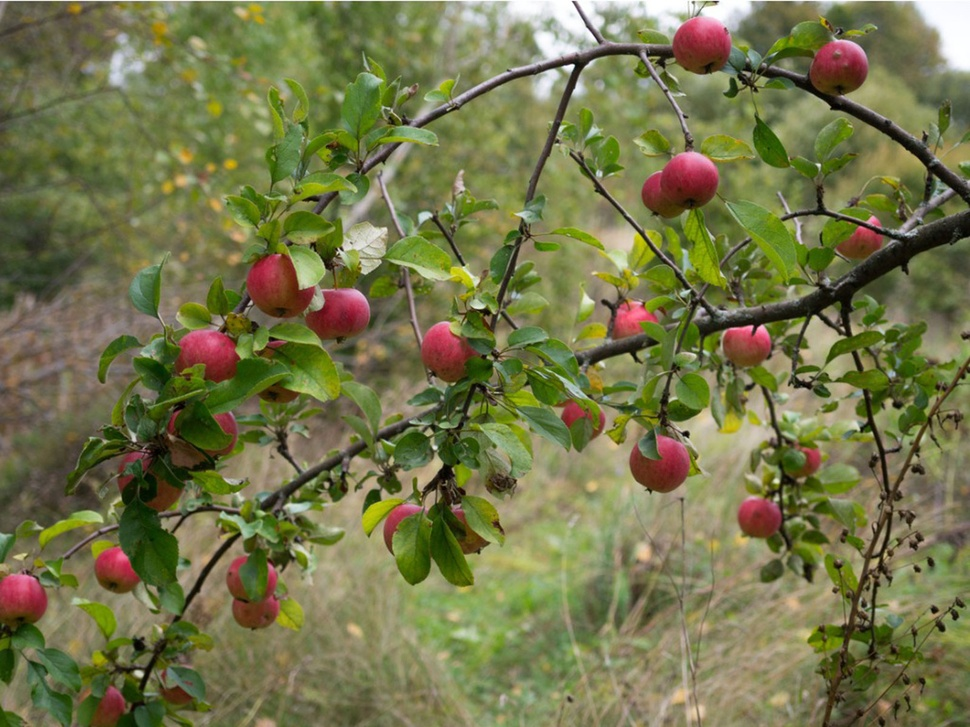
#> input picture exercise_week_1/appletree.jpg, 970 x 727 px, shrunk from 1600 x 1200 before the run
$ jupyter execute 'Weekly Project.ipynb'
#> lines starting #> are read from the running program, lines starting #| are printed output that depends on the picture; after the words box and inside, x2 and y2 are one past the last pixel; in counts of white or black regions, pixels touching at a corner belong together
# Weekly project part 1
Using the image "appletree.jpg"
1) Can you segment the apples from the tree?
2) Can you get the computer to count how many there are?
    How close can you get to the ground truth? (there are 26 apples in the image)
3) Can you change the color of one of them?
4) Can you segment the leaves?


# Weekly project part 2
1) Remove the greenscreen and replace the background in "itssp.png".
2) Can you improve the edge with eroding/dilating?

[cell 1]
import cv2
import numpy as np
import imutils
from matplotlib import pyplot as plt

bgr_img = cv2.imread("appletree.jpg")
#> bgr_img is the input picture: shape (727, 970, 3); mean B, G, R 74.3, 117, 116.1
b,g,r = cv2.split(bgr_img)
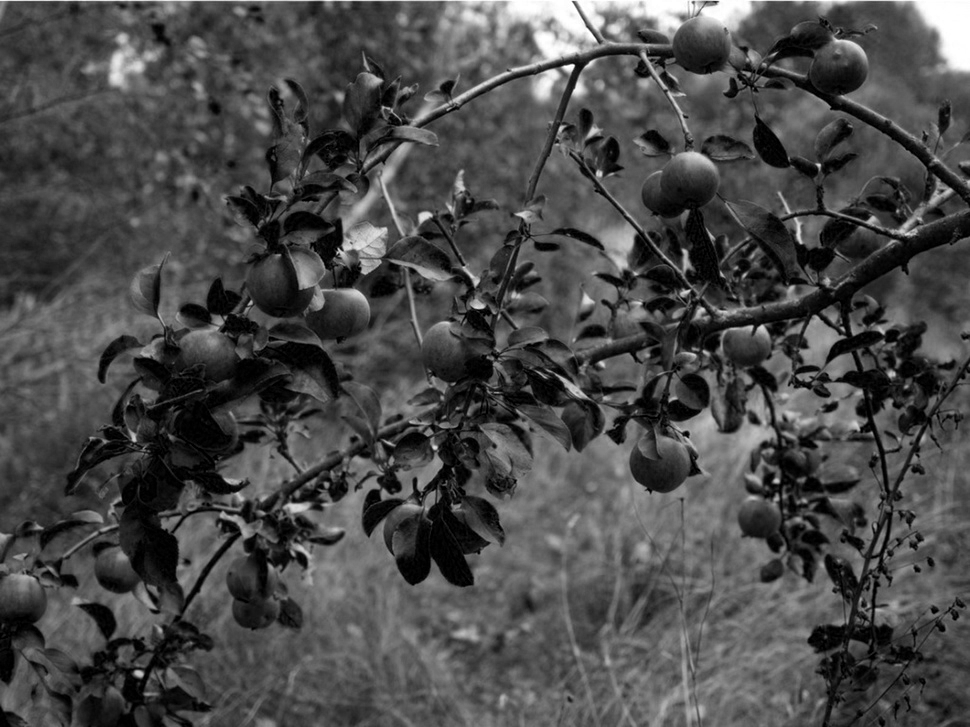
#> b: shape (727, 970); min 0, max 255, mean 74.3
image = cv2.merge([r,g,b])
plt.imshow(image)

[cell 2]
# Convert image to HSV color space for easier color segmentation
hsv = cv2.cvtColor(bgr_img, cv2.COLOR_BGR2HSV)
#> hsv: shape (727, 970, 3); mean H, S, V 36.3, 111.3, 123.9
h, s, v = cv2.split(hsv)
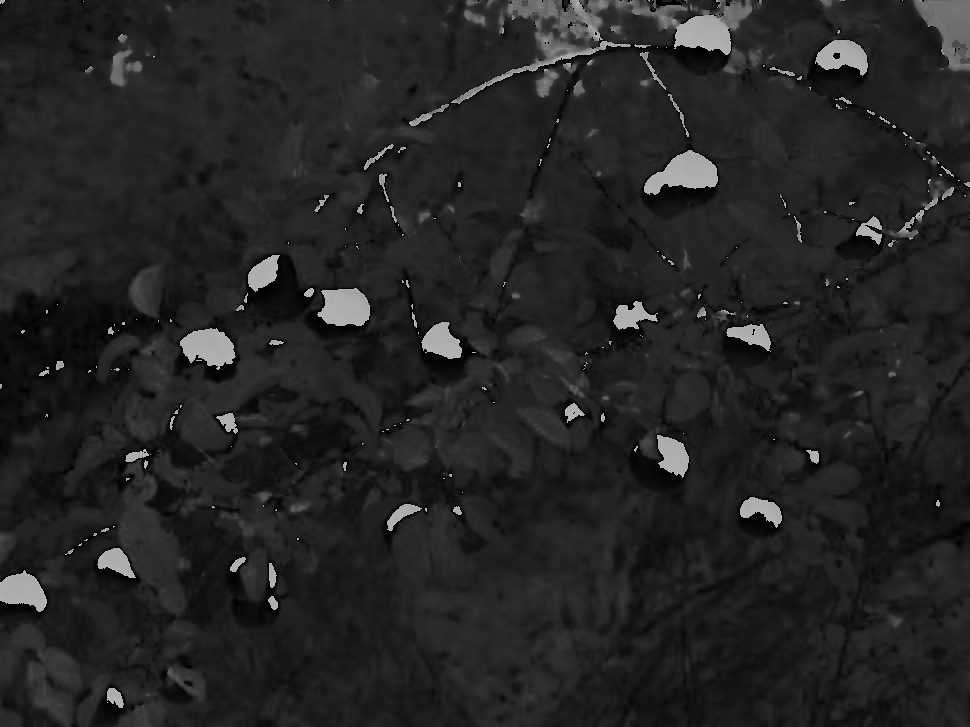
#> h: shape (727, 970); min 0, max 179, mean 36.3
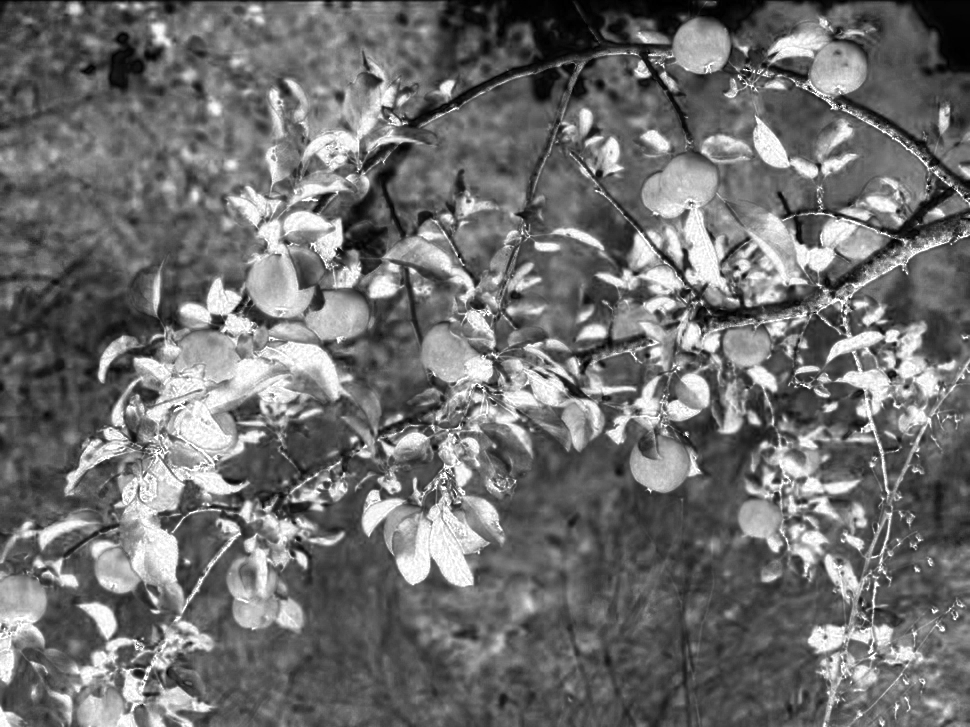
#> s: shape (727, 970); min 0, max 255, mean 111.3
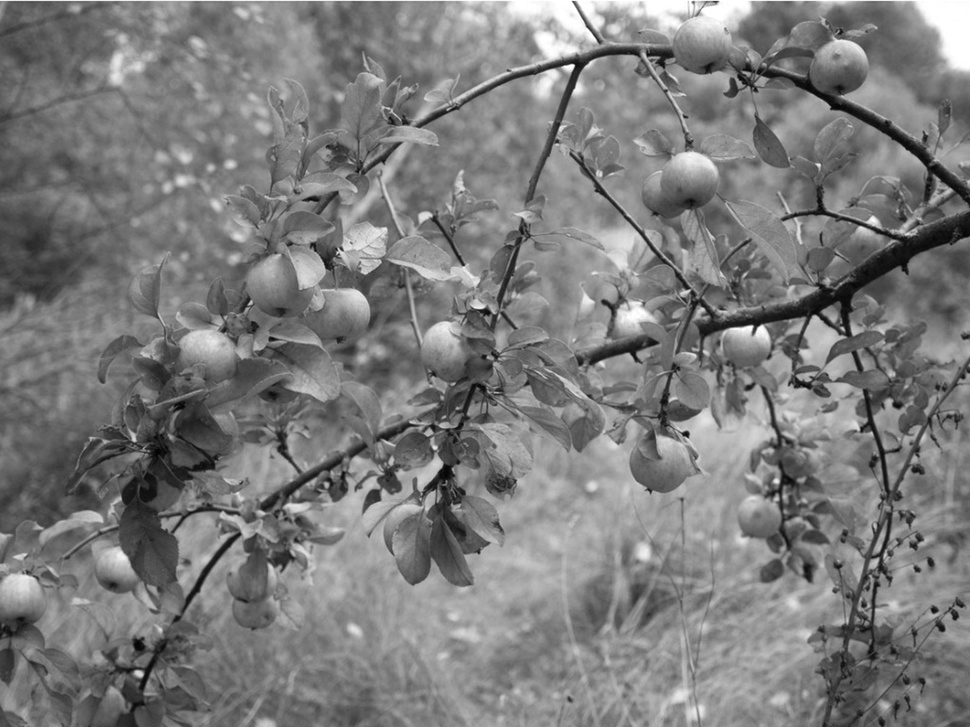
#> v: shape (727, 970); min 1, max 255, mean 123.9

# Plot the HSV channels side by side
fig, axes = plt.subplots(1, 3, figsize=(15, 5))
axes[0].imshow(h, cmap='gray')
axes[0].set_title('Hue')
axes[1].imshow(s, cmap='gray')
axes[1].set_title('Saturation')
axes[2].imshow(v, cmap='gray')
axes[2].set_title('Value')
plt.show()

[cell 3]
gray = h.copy()
edged = cv2.Canny(gray, 30, 150)
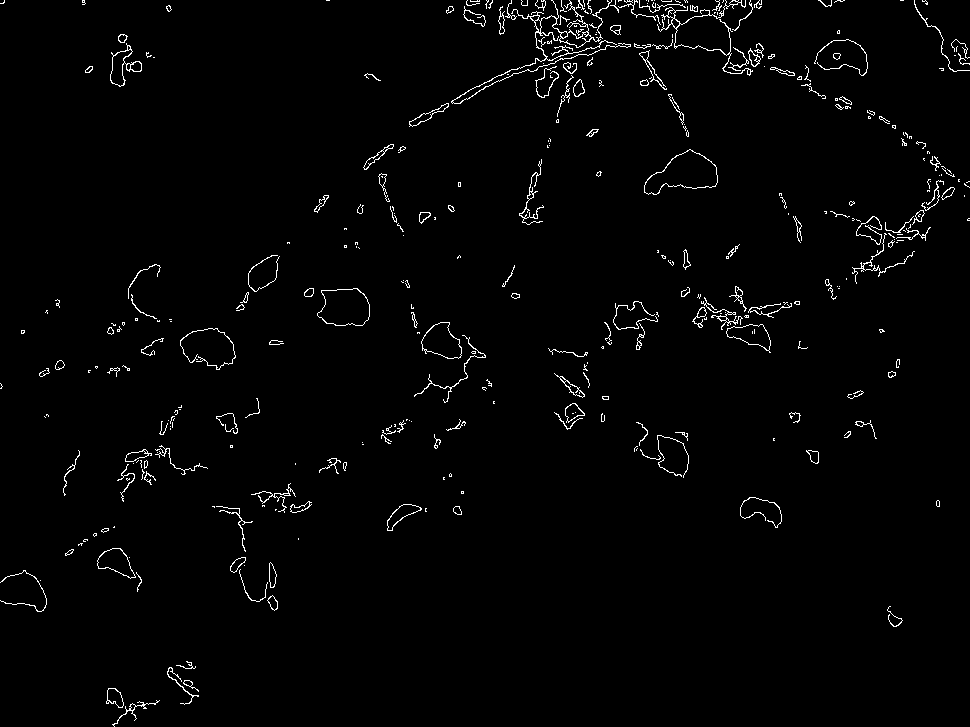
#> edged: shape (727, 970); 1.7% white in thin lines or dots
plt.imshow(edged, cmap='gray')

[cell 4]
threshold = 150

threshold_value = 255

thresh = cv2.threshold(gray, threshold, threshold_value, cv2.THRESH_BINARY_INV)[1]
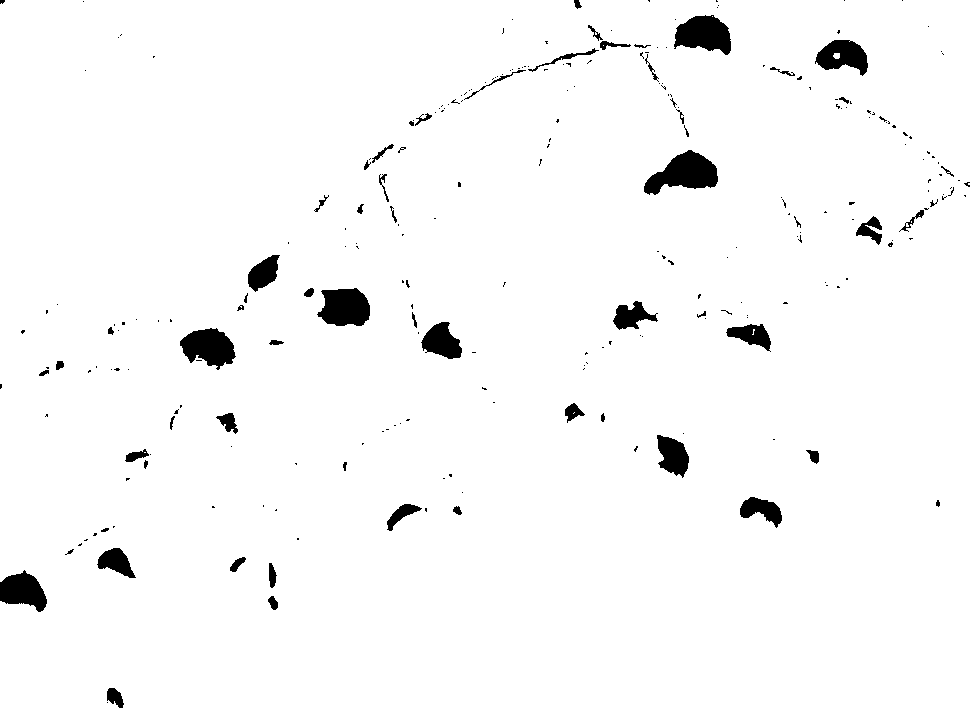
#> thresh: shape (727, 970); 97.3% white; 263 black regions (201 under 20 px), largest, box (x1, y1, x2, y2) and area: (644, 150, 718, 195) 1892, (674, 15, 731, 55) 1576, (317, 288, 370, 326) 1571
plt.imshow(thresh, cmap='gray')
